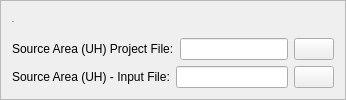
             <widget class="QFrame" name="frame_2">
              <property name="frameShape">
               <enum>QFrame::StyledPanel</enum>
              </property>
              <property name="frameShadow">
               <enum>QFrame::Raised</enum>
              </property>
              <layout class="QGridLayout" name="gridLayout_2">
               <item row="1" column="0">
                <layout class="QHBoxLayout" name="horizontalLayout_13">
                 <item>
                  <widget class="QLabel" name="label_14">
                   <property name="minimumSize">
                    <size>
                     <width>143</width>
                     <height>0</height>
                    </size>
                   </property>
                   <property name="text">
                    <string>Source Area (UH) Project File:</string>
                   </property>
                  </widget>
                 </item>
                 <item>
                  <widget class="QLineEdit" name="uh_file">
                   <property name="toolTip">
                    <string/>
                   </property>
                   <property name="alignment">
                    <set>Qt::AlignCenter</set>
                   </property>
                  </widget>
                 </item>
                 <item>
                  <widget class="QPushButton" name="select_lis">
                   <property name="text">
                    <string/>
                   </property>
                   <property name="icon">
                    <iconset>
                     <normaloff>:/icons/images/search.svg</normaloff>:/icons/images/search.svg</iconset>
                   </property>
                  </widget>
                 </item>
                </layout>
               </item>
               <item row="2" column="0">
                <layout class="QHBoxLayout" name="horizontalLayout_14">
                 <item>
                  <widget class="QLabel" name="label_15">
                   <property name="minimumSize">
                    <size>
                     <width>144</width>
                     <height>0</height>
                    </size>
                   </property>
                   <property name="text">
                    <string>Source Area (UH) - Input File:</string>
                   </property>
                  </widget>
                 </item>
                 <item>
                  <widget class="QLineEdit" name="uh_input">
                   <property name="alignment">
                    <set>Qt::AlignCenter</set>
                   </property>
                  </widget>
                 </item>
                 <item>
                  <widget class="QPushButton" name="select_inp">
                   <property name="text">
                    <string/>
                   </property>
                   <property name="icon">
                    <iconset>
                     <normaloff>:/icons/images/search.svg</normaloff>:/icons/images/search.svg</iconset>
                   </property>
                  </widget>
                 </item>
                </layout>
               </item>
               <item row="0" column="0">
                <widget class="QLabel" name="label">
                 <property name="font">
                  <font>
                   <family>Georgia</family>
                   <pointsize>-1</pointsize>
                  </font>
                 </property>
                 <property name="text">
                  <string>Files</string>
                 </property>
                </widget>
               </item>
              </layout>
             </widget>
